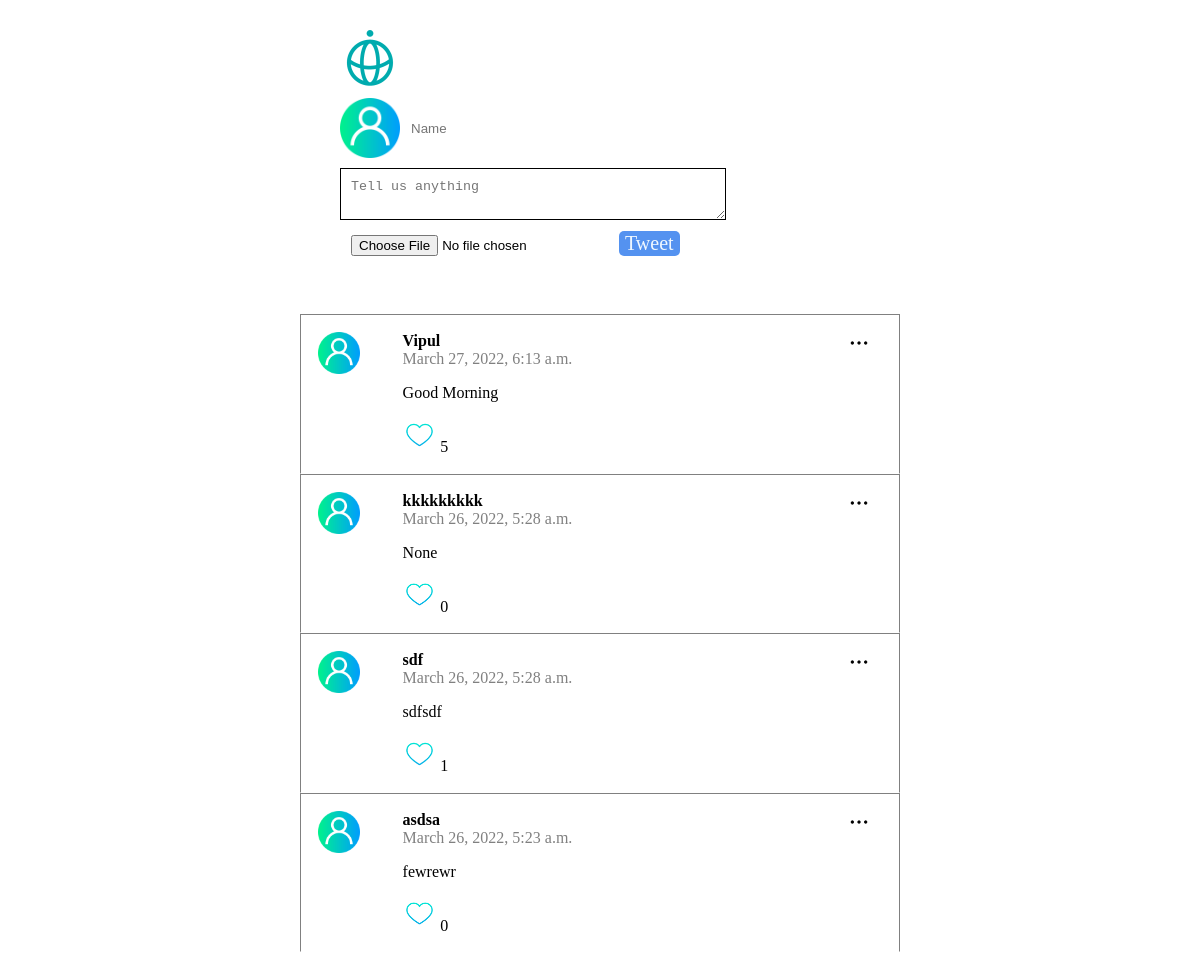
Before: / with the older database file.
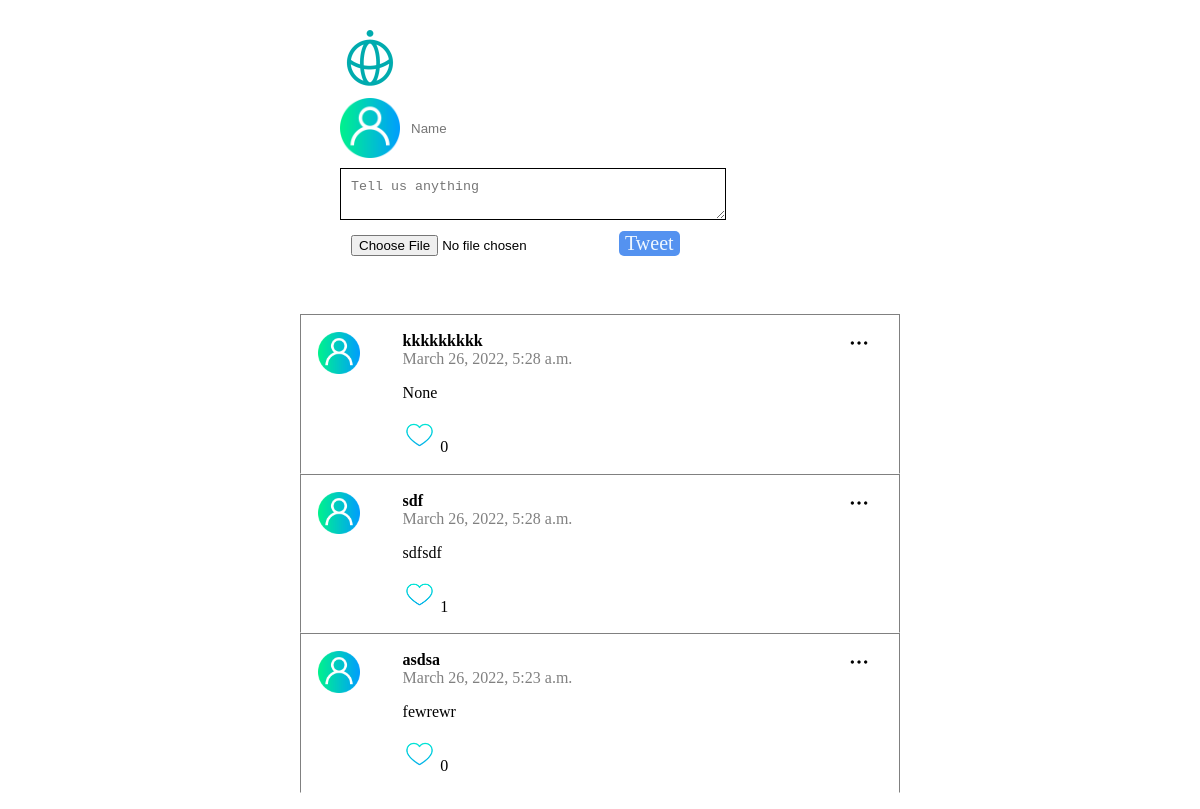
After: the same page with the newer database file.
### posts/models.py (models this page shows)
class Post(models.Model):
    class Meta(object):
        db_table = 'post'
    name = models.CharField(
        'name', blank=False, null=False, max_length=14, db_index=True, default='anonymous',
    )
    body = models.CharField(
        'body', blank=True, null=True, max_length=140, db_index=True,
    )
    created_at = models.DateTimeField(
        'created DateTime', blank=True, auto_now_add=True,
    )
    image = CloudinaryField(
        'image', blank=True, db_index=True,
    )
    likecount = models.IntegerField(
        'like_count', default=0, blank=True
    )

### posts/views.py (the view, shortened to what this page needs)
# urls.py: path('', views.index, name='index'),
def index(request):
    posts = Post.objects.all().order_by('-created_at')[:20]
    return render(request, 'posts.html',
                  {'posts': posts})

### templates/posts.html (shortened to what this page needs)
{% extends "base.html"%} {% block content %}{% load static %}
<section class="content">
  <section class="post_form">
    <div class="logo">
      <img src="{% static 'img/techis-logo.png' %}" class="home_logo" />
    </div>
    <form action="/" method="POST" enctype="multipart/form-data">
      <div class="logo">
        <img src="{% static 'img/user.png'%}" alt="" />
        <input type="text" name="name" placeholder="Name" required />
      </div>
      <textarea name="body" placeholder="Tell us anything" required></textarea>
      <input type="file" name="image" />
      <button type="submit">Tweet</button>
    </form>
  </section>
  <section class="posts">
    <ul>
      {% for post in posts %}
      <li>
        <img class="menu_icon js-menu-icon" src="{% static 'img/menu.png' %}" />
        <div class="logo">
          <img src="{% static 'img/user.png'%}" />
        </div>
        <div class="name_body">
          <div class="name">{{post.name}}</div>
          <div class="datetime">{{post.created_at}}</div>
          <p>{{post.body}}</p>
          <div>
            <a href="/like/{{post.id}}"
              ><img
                style="width: 7%"
                src="{% static 'img/heart.png'%}"
                name="like-icon"
            /></a>
            {{post.likecount}}
          </div>
        </div>
      </li>
      {% endfor %}
    </ul>
  </section>
</section>
{% endblock %}

### templates/base.html (shortened to what this page needs)
<!DOCTYPE html>
<html lang="en">
  <head>
    {% load static %}
    <link href=" {% static 'css/style.css' %}" rel="stylesheet" />
  </head>
  <body>
    {% block content %} {{content}} {% endblock %}
  </body>
</html>

### static/css/style.css (style rules this page uses)
body { height: 100%; }
.content { max-width: 600px; height: 100%; margin: 0 auto; }
.posts li { border: 1px solid grey; }
.posts ul { padding: 0; }
.posts li { display: flex; padding: 17px; border-bottom: 1px solid white; padding: 20xp 40px; list-style: none; position: relative; }
.posts li .logo { flex-basis: 15%; }
.posts li .name_body { flex-basis: 85%; }
.posts li .logo img { width: 50%; }
.post_form .logo img { width: 20px; float: left; }
.posts li .name_body .datetime { color: gray; }
.posts li .name_body .name { font-weight: bold; }
.post_form { padding: 20px 40px; border-bottom: 1px solid white; }
.post_form input { width: 70%; margin-bottom: 10px; padding: 10px; border: 1px solid white; width: auto; }
input { border: 1px solid white; }
.post_form textarea { width: 70%; padding: 10px; border: 1px solid white; border: 1px solid black; }
.posts li .menu_icon { width: 20px; position: absolute; right: 30px; top: 18px; cursor: pointer; }
.post_form .logo img { width: 60px; margin-bottom: 10px; }
.post_form .logo { display: inline-flex; }
button { background-color: rgb(84, 146, 240); color: aliceblue; border-radius: 5px; font-family: ui-sans-serif; font-size: 20px; border: 1px #4e4749; }

Changed rows visible on the page:
removed Post: name "Vipul", created_at "March 27, 2022, 6:13 a.m.", body "Good Morning", likecount "5"
